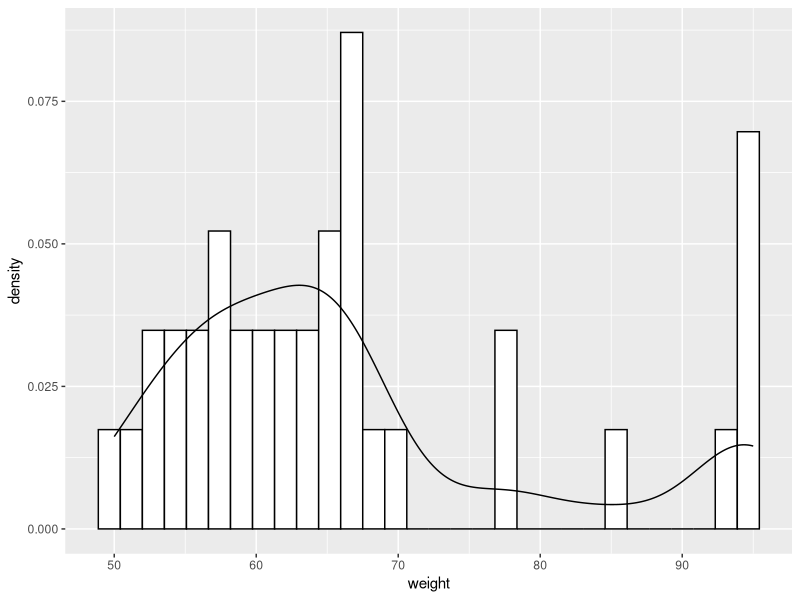
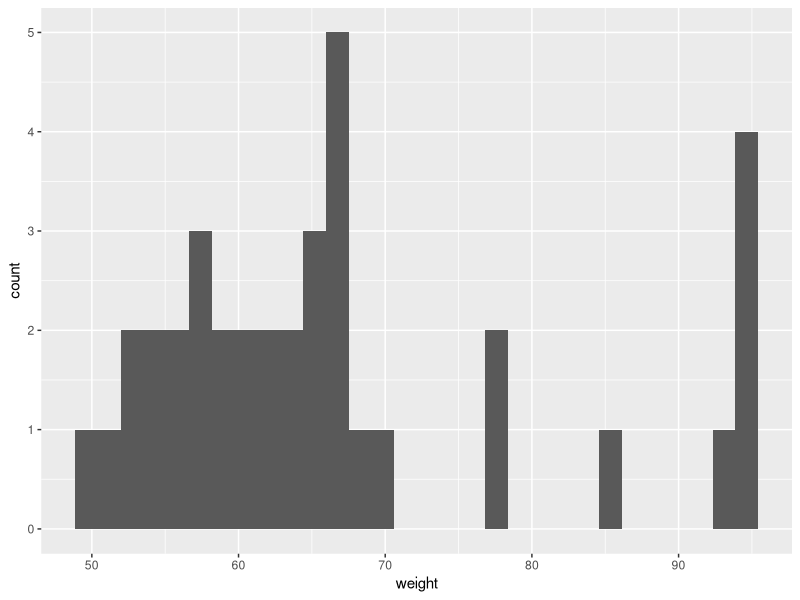
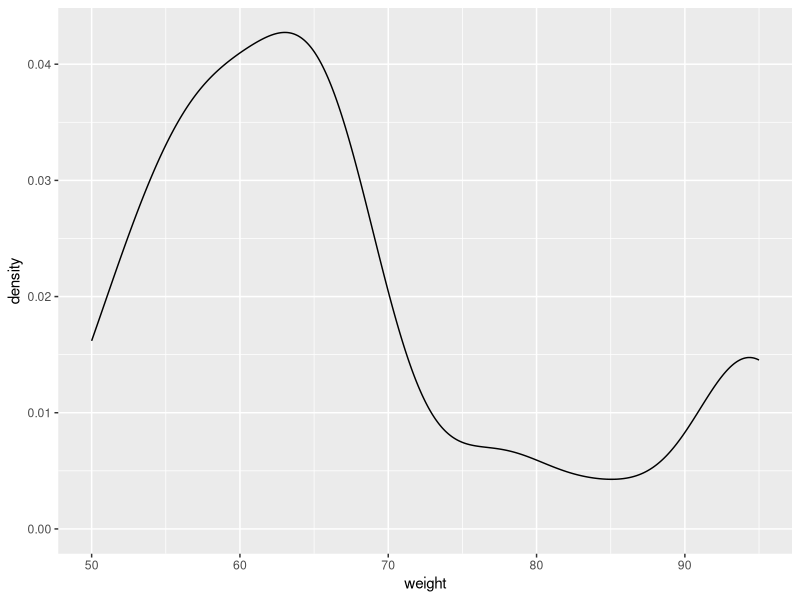
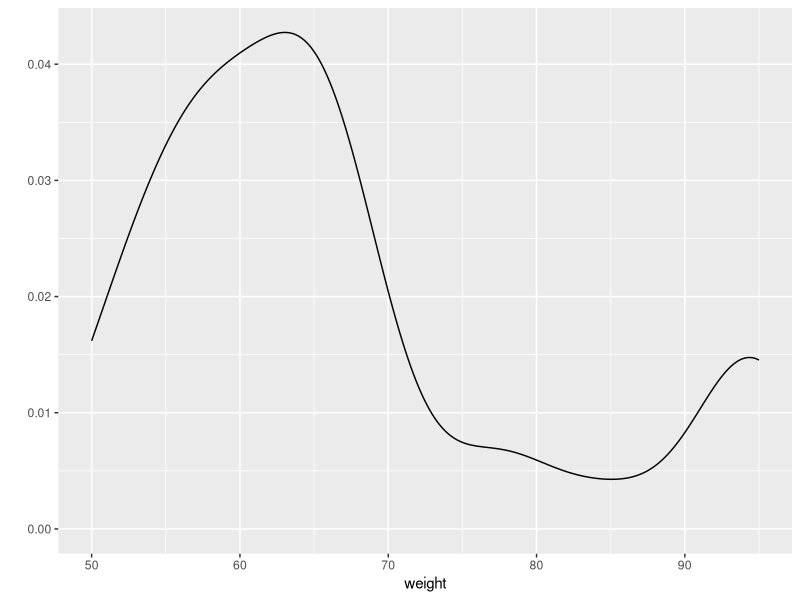
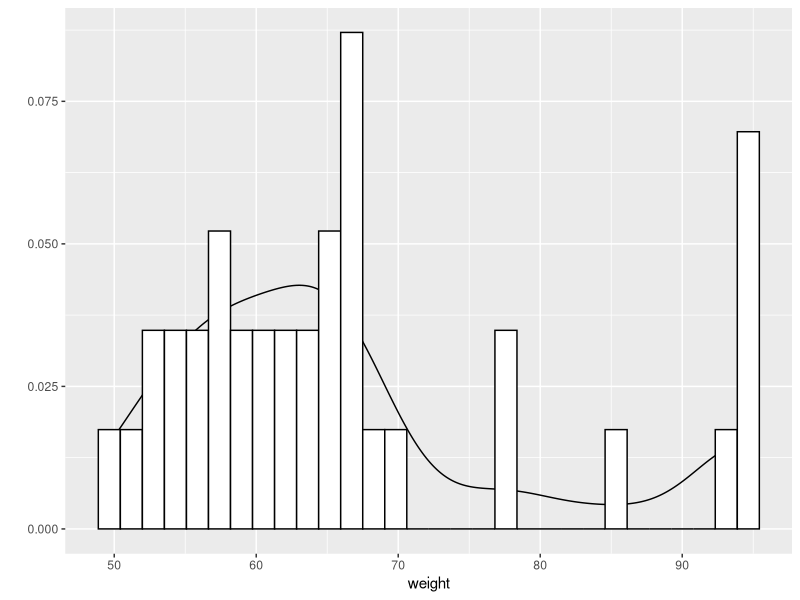
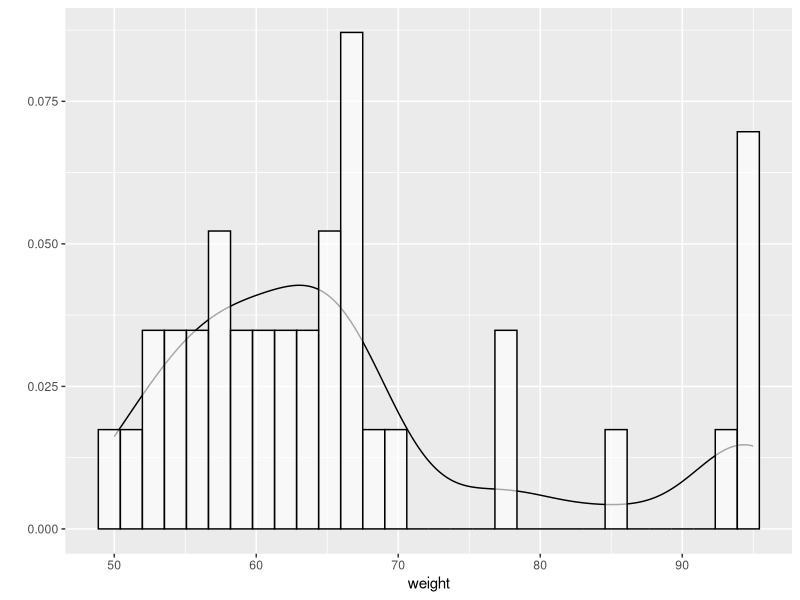
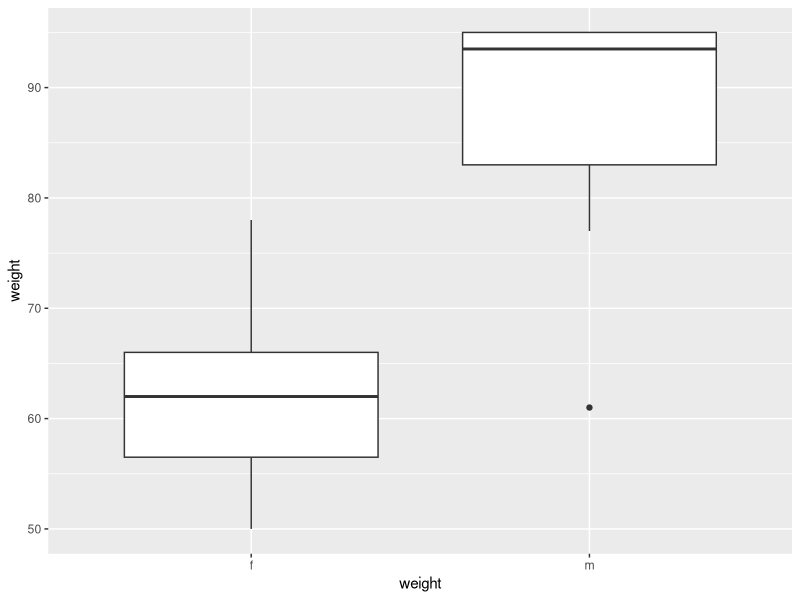
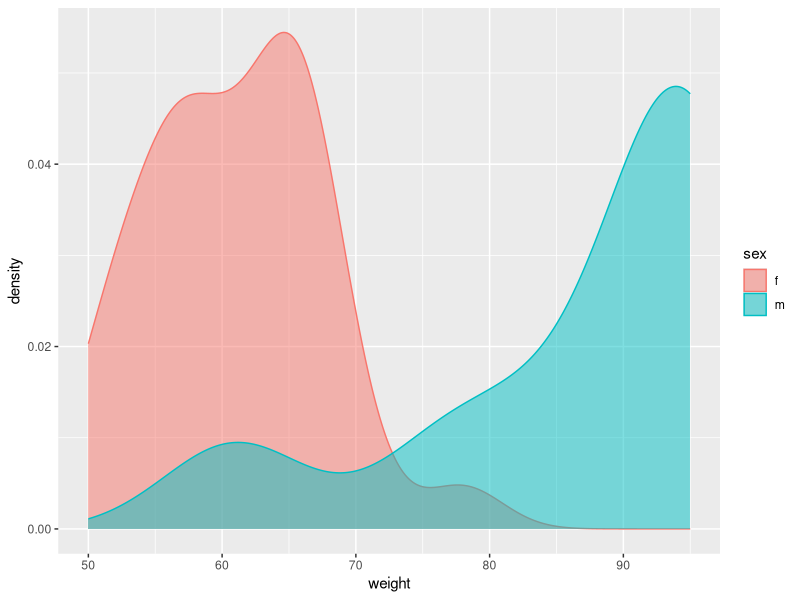

The R script that drew these images, in order:
# Hausaufgabe 04
# Stephanie Schölzel <Schoelze@students.uni-marburg.de>
# 2014-05-01
# Dieses Werk ist lizenziert unter einer CC-BY-NC-SA Lizenz.

# Sie sollten die Datei auch in Ihren Ordner kopieren und einen Commit machen, 
# bevor Sie die Kopie weiter anpassen! Vergessen Sie dabei nicht, Namen, Datum 
# und ggf. Lizenz zu ändern. Um einiges leichter zu machen, sollten Sie auch die
# Datei body_dim_long.tab aus dem Data-Ordner kopieren, stagen und commiten.

# (Im folgenden müssen Sie die Code-Zeilen wieder aktiv setzen -- ich habe sie
# vorläufig auskommentiert, damit der Output beim ersten Beispiel sehr
# überschaubar war.)

# Am Dienstag haben wir uns ein paar Plots mit den Daten aus dem Fragebogen
# gemacht. Hier werden wir weiter üben.

# Zuerst müssen wir ggplot laden
library(ggplot2)

# und danach die Daten:
dat<-read.table("body_dim_long.tab",header=TRUE) 

# Wir haben im Kurs die Verteilung der Variabel weight angeschaut. In Skripten
# werden Ergebnisse nicht automatich dargestellt, sondern nur dann, wenn ein
# print Befehl genutzt wird. Dann müssten wir eigentlich den ganzen "ggplot() +
# ..." Befehl in die Klammer von print() einpacken, was nicht besonders lesbar
# ist. Wie bei anderen Berechnungen können wir den Output von ggplot einer
# Variabel zuweisen. Danach müssen wir nur den Variabelnamen in die Klammer von
# print() einpacken.
weight.grafik <- ggplot(data=dat,aes(x=weight)) + geom_histogram(aes(y=..density..),fill="white",color="black") + geom_density()
print(weight.grafik)

# Wenn wir verschiedene Grafiken mit einem Datenzsatz machen möchten, ist es
# nervig, wenn wir den gemeinsamen Teil immer wieder eingeben müssen. Auch Teile
# von ggplot-Grafiken können einer Variabel zugewiesen werden:
weight.grafik.basis <- ggplot(data=dat,aes(x=weight))
print(weight.grafik.basis + geom_histogram())
print(weight.grafik.basis + geom_density())

# Wir haben auch mal die qplot()-Funktion gesehen. Sie ergibt eigentlich das
# Gleiche wie die "ggplot() + ..."-Befehle, hat nun eine andere Schnittstelle. 
weight.grafik.alt <- qplot(x=weight,data=dat,geom="density")
print(weight.grafik.alt)

# Weil das Gleiche ergeben wird, können wir auch den Ouput von qplot() mit
# weiteren geom_XXXX() Funktionen erweitern. 
weight.grafik.alt2 <- weight.grafik.alt + geom_histogram(aes(y=..density..),fill="white",color="black")
print(weight.grafik.alt2)

# Sie sehen an dieser Grafik auch, dass ggplot gestappelte Layers nutzt -- das 
# Histogramm wird auf das Layer mit Dichte gestappelt und daher wird die 
# Dichtekurve zum Teil versteckt. Wir können auch das Histogramm mit alpha
# transparenter machen.
weight.grafik.alt3 <- weight.grafik.alt + geom_histogram(aes(y=..density..),fill="white",color="black",alpha=0.65)
print(weight.grafik.alt3)

# ggplot hat auch eingebaute Untestützung für Box-Whisker-Plots, allerdings sind x und y jetzt anders:
weight.bw <- weight.grafik.basis + geom_boxplot(aes(x="weight",y=weight))

# Sie sehen auch dabei, dass Layer-Asthetics Basis-Athetics brechen. 

# Aber viel interessanter ist eben, wenn wir Gruppen unterscheiden. Dann können etwas machen wie BW-Plot nach Geschlecht:
weight.bw.sex <- weight.grafik.basis + geom_boxplot(aes(x=sex,y=weight))
print(weight.bw.sex)

# Und als Erinnerung können wir auch ähnliches mit der Dichte machen:
print( weight.grafik.basis + geom_density(aes(color=sex,fill=sex),alpha=0.5) )

# Aber jetzt haben wir uns Gewicht mehrmals angeschaut. Es wird Zeit, dass uns
# auch Größe anschauen. Sind die Studenten mancher Studiengänge größer als die anderen?
# Weil wir deutlich weniger Männer haben und es einen bekannten Unterschied in der Größe 
# zwischen Männern und Frauen gibt, schließen wir erstmal die Männer aus:
frauen <- subset(dat, sex=="f")

# (Sie sollten sich wirklich überlegen, ob der Schritt "gut" ist. Haben wir 
# dadurch unsre Ergebnisse verstellt? Sie müssen hier nichts schreiben, aber 
# überlegen Sie sich wirklich, ob der Schritt sinnvoll war und was für Probeme 
# er verursachen könnte. Sie könnten u.a. die folgenden Berechnungen und Plots
# zweimal machen und schauen, wie sich die Ergebnisse geändert haben.)

#Das erste, was wir machen, ist uns die Daten einfach als Box-Whisker-Diagramm 
#darzustellen. (Box-Whisker zuerst, weil Sie das auch per Hand machen könnten, 
#falls Sie unsicher sind, ob das Bild korrekt aussieht.) Hier und im Folgenden
#sollten Sie die Plots so machen, damit man einen Vergleich zwischen den Gruppen
#ziehen kann. Dafür gibt es verschiedene Möglichkeiten; die Wahl bleibt Ihnen
#überlassen. 
frauen.studiengang.bw <- ggplot(data=frauen,aes(x=major)) + geom_boxplot(aes(x=major,y=height))
print(frauen.studiengang.bw)

# Sehen die Studiengänge anders aus? Wir müssen hier noch relativ vorrsichtig
# sein, weil die Gruppen *unbalanziert* sind, d.h. die Gruppen sind
# unterschiedlich groß. Aber wie sieht der Vergleich auf den ersten Blick aus?
# (Keine explizite Antwort nötig, nur eine Überlegung.)

# Wir können natürlich auch die Dichte anschauen:
frauen.studiengang.dichte <- ggplot(data=frauen,aes(x=major)) + geom_density(aes(x=height,color=major,fill=major),alpha=0.5)
print(frauen.studiengang.dichte)

# Haben Sie den gleichen Eindruck wie bei Box-Whisker bekommen? Unterscheiden
# sich die Gruppen?
# (Keine explizite Antwort nötig, nur eine Überlegung.)

# Welche Gruppe hat gefehlt? Wie viele Datenpunkte gab es für die Gruppe?
# (Keine explizite Antwort nötig, nur eine Überlegung.)

# Wir können auch die verschiedenen Maße der Streuung berechnen.
# In R gibt es oft verschiedene Möglichkeiten, etwas zu machen. Wir haben bisher
# Teile einer Datenmenge mit subset() rausgezogen, aber wir können das auch mit 
# einer weiteren Syntax machen:
klinisch <- frauen[frauen$major == "M.A..Klinische.Linguistik",]
print(klinisch)

# Das sieht erstmal sehr vervwirrend aus, ist es aber nicht. Die eckigen
# Klammern bestimmen die Auswahl an Elementen. Wir haben das ja bei Indizen in
# Vektoren schon gesehen. Man kann eigentlich Indizen oder logische
# Einschränkungen nutzen, und das gleiche gilt für Data Frames. Bei Data Frames
# haben wir zwei Dimensionen, Zeilen (rows) und Spalten (columns), daher das
# Komma. Vor dem Komma werden die Zeilen spezifiziert, nach dem Komma die
# Spalten. Wir wollen alle Spalten mitnehmen, deshalb haben wir nach dem Komma
# nichts. (Das Komma ist hier *sehr* wichtig -- wenn Sie das Komma weglassen,
# selegieren Sie einzelne Elemente statt Zeilen und bekommen dann später
# verwirrende Fehlermeldungen.) 

# Jetzt brauchen wir die Teilmenge für die anderen beiden Studiengänge, 
# Linguistik Kognition und Kommunikation und Speech Science
# HINT: wie sehen die Namen aus bzw. wie werden sie im data frame buchstabiert?
linkk <- frauen[frauen$major == "M.A..Linguistik.Kognition.Kommunikation",]
print(linkk)

speech <- frauen[frauen$major == "M.A..Speech.Science",]
print(speech)


# Berechnen Sie -- ohne Hilfe von sd() -- die Standardabweichung für die Größe der drei 
# Gruppen. Sie können auch weitere Zeilen hinzufügen, wenn es Ihnen so leichter
# ist. 
# HINT: Formel und Beispiel für die Berechnung auf den Folien!

#Klinische Linguistik
x<-(klinisch$height)
abweichung.klinisch<-x-mean(x)
quadr.abweichung.klinisch<-abweichung.klinisch^2
varianz.x<-mean(quadr.abweichung.klinisch)
klinisch.sd <- sqrt(varianz.x)
print(klinisch.sd)

#Linguistik.Kognition.Kommunikation
y<-(linkk$height)
abweichung.linkk<-y-mean(y)
quadr.abweichung.linkk<-abweichung.linkk^2
varianz.y<-mean(quadr.abweichung.linkk)
linkk.sd <- sqrt(varianz.y)
print(linkk.sd)

#Speech Science
z<-(speech$height)
abweichung.speech<-z-mean(z)
quadr.abweichung.speech<-abweichung.speech^2
varianz.z<-mean(quadr.abweichung.speech)
speech.sd <- sqrt(varianz.z)
print(speech.sd)


# Berichten Sie jetzt die Mittelwerte und Standardabweichungen für die drei Gruppen. Die erste Gruppe steht hier als Muster:
print( paste("Studiengang: Klinische Linguistik","Mean:",mean(klinisch$height),"SD:",klinisch.sd) )

print( paste("Studiengang: Linguisitk Kognition Kommunikation","Mean:",mean(linkk$height),"SD:",linkk.sd))

print( paste("Studiengang: Speech Science","Mean:",mean(speech$height),"SD:",speech.sd))

